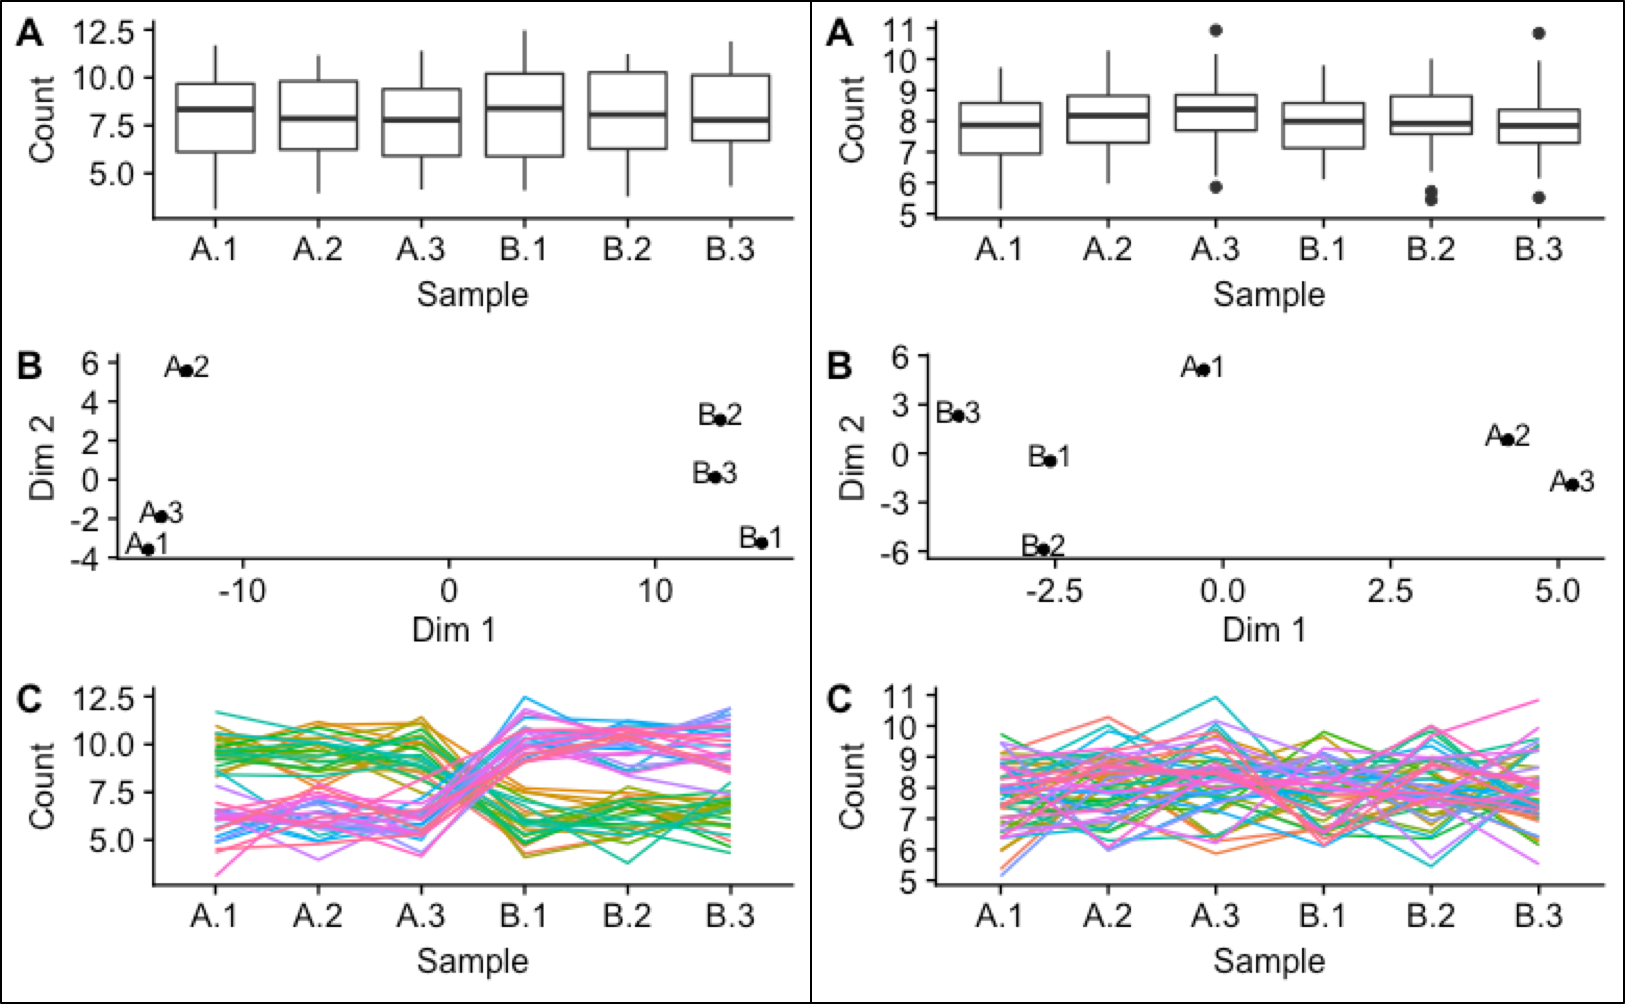

Here is the R script that generated this plot:
# Script demonstrating that boxplots and MDS plots do not show information about individual observations. In contrast, parallel coordinate plots do show individual observations and allow for us to better see whether replications are consistent for individual observations.

library(ggplot2)
library(cowplot) # Need for combining ggplot2 output into one plot aesthetically
library(data.table)

# This function creates a boxplot, MDS plot, and parallel coordinate plot for five replications
makePlots <- function(A.1, A.2, A.3, B.1, B.2, B.3, i){
  dat <- data.frame(ID = paste0("ID", 1:50), A.1, A.2, A.3, B.1, B.2, B.3)
  datM <- melt(dat, id.vars = "ID")
  colnames(datM) <- c("ID", "Sample", "Count")
  
  boxPlots[[i]] <<- ggplot(datM, aes(Sample, Count)) + geom_boxplot() + theme(text = element_text(size=12))
  
  # Convert DF from scatterplot to PCP
  datt <- data.frame(t(dat))
  names(datt) <- as.matrix(datt[1, ])
  datt <- datt[-1, ]
  datt[] <- lapply(datt, function(x) type.convert(as.character(x)))
  setDT(datt, keep.rownames = TRUE)[]
  dat_long <- melt(datt, id.vars ="rn" )
  colnames(dat_long) <- c("Sample", "ID", "Count")
  
  pcpPlots[[i]] <<- ggplot(dat_long) + geom_line(aes(x = Sample, y = Count, group = ID, color = ID)) + theme(legend.position="none", text = element_text(size=12))
  
  tDat <- t(dat[,2:7]) #orig 2:6
  datD <- as.matrix(dist(tDat))
  fit <- cmdscale(datD, eig = TRUE, k = 2)
  x <- fit$points[, 1]
  y <- fit$points[, 2]
  mdsPlots[[i]] <<- qplot(x,y) + geom_text(label = names(x), nudge_y = 0.35) + labs(x = "Dim 1", y = "Dim 2") + theme(text = element_text(size=12))
}

set.seed(30) #30, 50
boxPlots <- vector('list', 2)
pcpPlots <- vector('list', 2)
mdsPlots <- vector('list', 2)

# In the first case, we purposely create individual observations that will be inconsistent across their replications
A.1=c(rnorm(25,10),rnorm(25,6))
A.2=c(rnorm(25,10),rnorm(25,6))
A.3=c(rnorm(25,10),rnorm(25,6))
B.1=c(rnorm(25,6),rnorm(25,10))
B.2=c(rnorm(25,6),rnorm(25,10))
B.3=c(rnorm(25,6),rnorm(25,10))

makePlots(A.1, A.2, A.3, B.1, B.2, B.3, 1)

# In the second case, we purposely create individual observations that will be more consistent across their replications
A.1=c(rnorm(50,8))
A.2=c(rnorm(50,8))
A.3=c(rnorm(50,8))
B.1=c(rnorm(50,8))
B.2=c(rnorm(50,8))
B.3=c(rnorm(50,8))

makePlots(A.1, A.2, A.3, B.1, B.2, B.3, 2)

# View the first case
plot_grid(boxPlots[[1]], mdsPlots[[1]], pcpPlots[[1]], labels=c("A", "B", "C"), ncol = 1, nrow = 3)

# View the second case
plot_grid(boxPlots[[2]], mdsPlots[[2]], pcpPlots[[2]], labels=c("A", "B", "C"), ncol = 1, nrow = 3)
